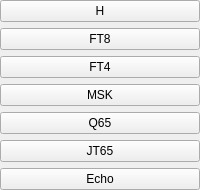
          <widget class="QWidget" name="modeButtonsWidget">
           <layout class="QVBoxLayout" name="verticalLayout_15">
            <property name="leftMargin">
             <number>0</number>
            </property>
            <property name="topMargin">
             <number>0</number>
            </property>
            <property name="rightMargin">
             <number>0</number>
            </property>
            <property name="bottomMargin">
             <number>0</number>
            </property>
           <item>
            <widget class="QPushButton" name="houndButton">
             <property name="minimumSize">
              <size>
               <width>32</width>
               <height>0</height>
              </size>
             </property>
             <property name="maximumSize">
              <size>
               <width>16777215</width>
               <height>16777215</height>
              </size>
             </property>
             <property name="focusPolicy">
              <enum>Qt::StrongFocus</enum>
             </property>
             <property name="toolTip">
              <string>Toggle FT8 hound mode On/Off.&lt;br&gt;Right-click to activate or deactivate SuperFox mode.</string>
             </property>
             <property name="text">
              <string>H</string>
             </property>
             <property name="checkable">
              <bool>true</bool>
             </property>
            </widget>
           </item>
           <item>
            <widget class="QPushButton" name="ft8Button">
             <property name="minimumSize">
              <size>
               <width>32</width>
               <height>0</height>
              </size>
             </property>
             <property name="maximumSize">
              <size>
               <width>16777215</width>
               <height>16777215</height>
              </size>
             </property>
             <property name="focusPolicy">
              <enum>Qt::StrongFocus</enum>
             </property>
             <property name="toolTip">
              <string>Switch to FT8 mode.&lt;br&gt;Right-click to toggle last used contest mode On/Off.</string>
             </property>
             <property name="text">
              <string>FT8</string>
             </property>
            </widget>
           </item>
           <item>
            <widget class="QPushButton" name="ft4Button">
             <property name="minimumSize">
              <size>
               <width>32</width>
               <height>0</height>
              </size>
             </property>
             <property name="maximumSize">
              <size>
               <width>16777215</width>
               <height>16777215</height>
              </size>
             </property>
             <property name="toolTip">
              <string>Switch to FT4 mode</string>
             </property>
             <property name="text">
              <string>FT4</string>
             </property>
            </widget>
           </item>
           <item>
            <widget class="QPushButton" name="msk144Button">
             <property name="minimumSize">
              <size>
               <width>32</width>
               <height>0</height>
              </size>
             </property>
             <property name="maximumSize">
              <size>
               <width>16777215</width>
               <height>16777215</height>
              </size>
             </property>
             <property name="focusPolicy">
              <enum>Qt::StrongFocus</enum>
             </property>
             <property name="toolTip">
              <string>Switch to MSK144 mode</string>
             </property>
             <property name="text">
              <string>MSK</string>
             </property>
            </widget>
           </item>
           <item>
            <widget class="QPushButton" name="q65Button">
             <property name="minimumSize">
              <size>
               <width>32</width>
               <height>0</height>
              </size>
             </property>
             <property name="maximumSize">
              <size>
               <width>16777215</width>
               <height>16777215</height>
              </size>
             </property>
             <property name="focusPolicy">
              <enum>Qt::StrongFocus</enum>
             </property>
             <property name="toolTip">
              <string>&lt;html&gt;&lt;head/&gt;&lt;body&gt;&lt;p&gt;Switch to Q65 mode.&lt;br&gt; Ctrl+right-click to switch to Q65 Pileup mode.&lt;/p&gt;&lt;/body&gt;&lt;/html&gt;</string>
             </property>
             <property name="text">
              <string>Q65</string>
             </property>
            </widget>
           </item>
           <item>
            <widget class="QPushButton" name="jt65Button">
             <property name="minimumSize">
              <size>
               <width>32</width>
               <height>0</height>
              </size>
             </property>
             <property name="maximumSize">
              <size>
               <width>16777215</width>
               <height>16777215</height>
              </size>
             </property>
             <property name="focusPolicy">
              <enum>Qt::StrongFocus</enum>
             </property>
             <property name="toolTip">
              <string>&lt;html&gt;&lt;head/&gt;&lt;body&gt;&lt;p&gt;Switch to JT65 mode. &lt;br&gt;Right-click to switch to JT9 mode.&lt;/p&gt;&lt;/body&gt;&lt;/html&gt;</string>
             </property>
             <property name="text">
              <string>JT65</string>
             </property>
            </widget>
           </item>
           <item>
            <widget class="QPushButton" name="echoButton">
             <property name="minimumSize">
              <size>
               <width>32</width>
               <height>0</height>
              </size>
             </property>
             <property name="toolTip">
              <string>&lt;html&gt;&lt;head/&gt;&lt;body&gt;&lt;p&gt;Switch to Echo mode&lt;/p&gt;&lt;/body&gt;&lt;/html&gt;</string>
             </property>
             <property name="text">
              <string>Echo</string>
             </property>
            </widget>
           </item>
           </layout>
          </widget>
